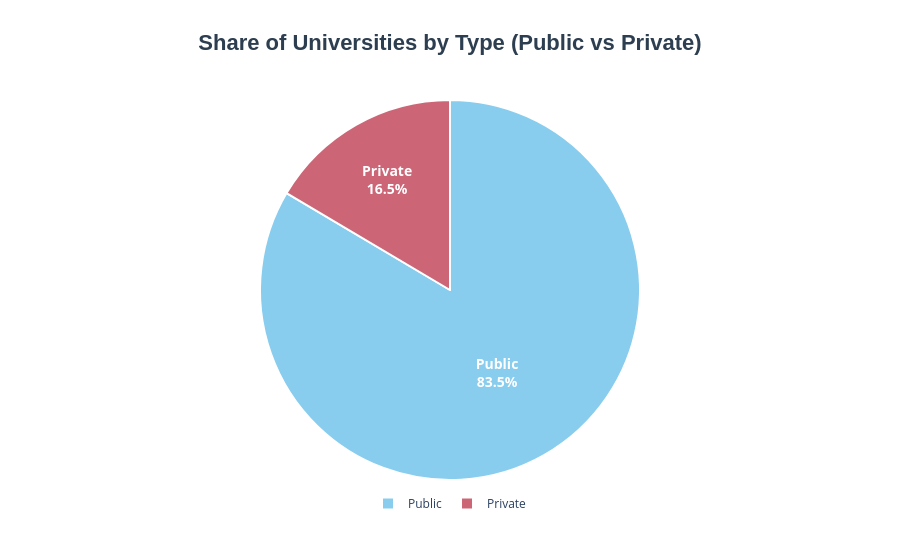

Write notebook code for a chart like this one.
### Code cell
share_type = c_uni_data.groupby('Type', observed=False)['UNI_Name'].nunique().reset_index(name='University_Count')

fig = px.pie(
    share_type,
    names='Type',
    values='University_Count',
    title="<b>Share of Universities by Type (Public vs Private)</b>",
    color_discrete_sequence=px.colors.qualitative.Safe
)

fig = px.pie(
    share_type,
    names="Type",
    values="University_Count",
    title="<b>Share of Universities by Type (Public vs Private)</b>",
    color_discrete_sequence=px.colors.qualitative.Safe,
)

fig.update_layout(
    title_font=dict(size=22, family="Arial", color="#2c3e50"),
    title_x=0.5,
    legend=dict(
        orientation="h", yanchor="bottom", y=-0.1, xanchor="center", x=0.5
    ),
)

fig.update_traces(
    textinfo="label+percent",
    textposition="inside",
    textfont=dict(size=14, weight="bold", color="#ffffff"),
    marker=dict(line=dict(color="#ffffff", width=2)),
    automargin=True,
)

fig.show()

### Figure 1 — Plotly figure (JSON) as saved in the notebook; plotly's stock layout.template omitted (floating-point values rounded to 4 significant figures)
{"data": [{"automargin": true, "domain": {"x": [0, 1], "y": [0, 1]}, "hovertemplate": "Type=%{label}<br>University_Count=%{value}<extra></extra>", "labels": ["Private", "Public"], "legendgroup": "", "marker": {"line": {"color": "#ffffff", "width": 2}}, "name": "", "showlegend": true, "textfont": {"color": "#ffffff", "size": 14, "weight": "bold"}, "textinfo": "label+percent", "textposition": "inside", "type": "pie", "values": [15, 76]}], "layout": {"legend": {"orientation": "h", "tracegroupgap": 0, "x": 0.5, "xanchor": "center", "y": -0.1, "yanchor": "bottom"}, "piecolorway": ["rgb(136, 204, 238)", "rgb(204, 102, 119)", "rgb(221, 204, 119)", "rgb(17, 119, 51)", "rgb(51, 34, 136)", "rgb(170, 68, 153)", "rgb(68, 170, 153)", "rgb(153, 153, 51)", "rgb(136, 34, 85)", "rgb(102, 17, 0)", "rgb(136, 136, 136)"], "title": {"font": {"color": "#2c3e50", "family": "Arial", "size": 22}, "text": "<b>Share of Universities by Type (Public vs Private)</b>", "x": 0.5}}}
